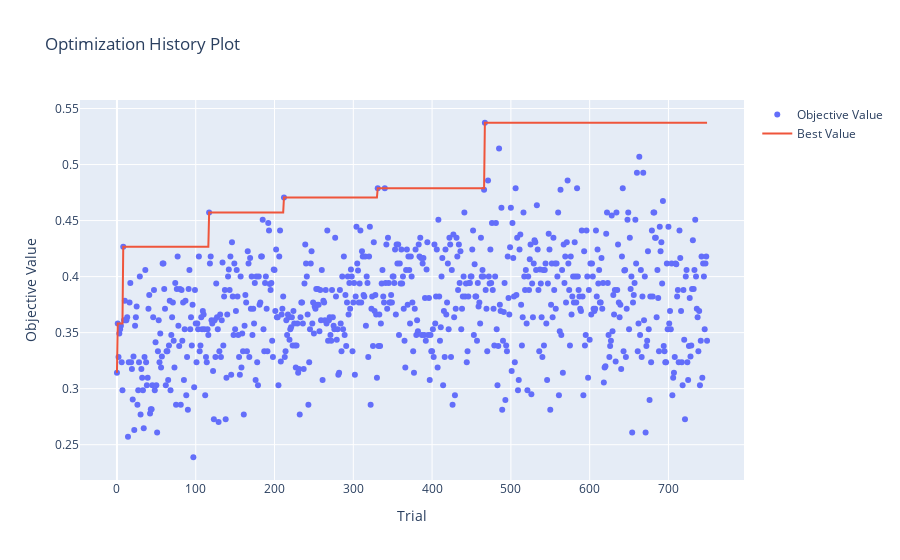

This figure's notebook cell:
### Code cell
# Visualizar el historial de optimización
plot_optimization_history(study)

### Figure 1 — Plotly figure (JSON) as saved in the notebook; plotly's stock layout.template omitted (floating-point values rounded to 4 significant figures; data arrays with more than 128 entries replaced by an {"elided": "..."} marker saying what was removed)
{"data": [{"mode": "markers", "name": "Objective Value", "type": "scatter", "x": {"elided": "750 int values"}, "y": {"elided": "750 float values"}}, {"mode": "lines", "name": "Best Value", "type": "scatter", "x": {"elided": "750 int values"}, "y": {"elided": "750 float values"}}, {"marker": {"color": "#cccccc"}, "mode": "markers", "name": "Infeasible Trial", "showlegend": false, "type": "scatter", "x": [], "y": []}], "layout": {"title": {"text": "Optimization History Plot"}, "xaxis": {"title": {"text": "Trial"}}, "yaxis": {"title": {"text": "Objective Value"}}}}
